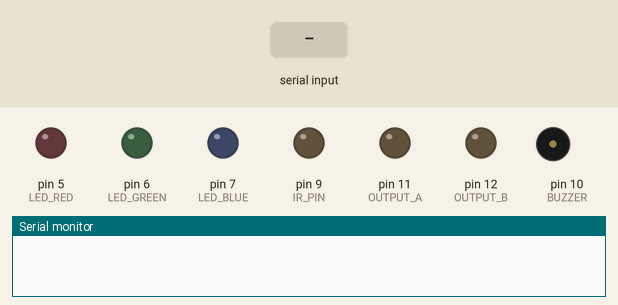
Recording of a sketch running on a simulated Arduino Uno, built with avr-gcc and run on an emulated ATmega328P. On the bench: output pins drawn as LEDs (lit = HIGH), buzzer (waves = sounding), the last lines printed to the serial monitor. Wiring (inferred from the names in the program): MPU-6050 motion sensor at I2C address 0x68. Dashed ring = blinking. The inputs (shaded band) are chosen by the test bench.

Above: at 1.2 s.
1.3 s: "t\n" received over Serial
At 1.42 s:
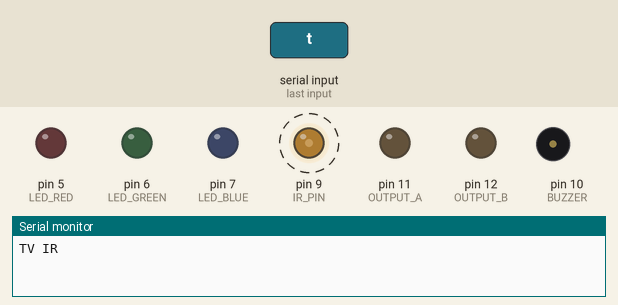
4.3 s: byte 98 ('b') received over Serial
At 6.3 s:
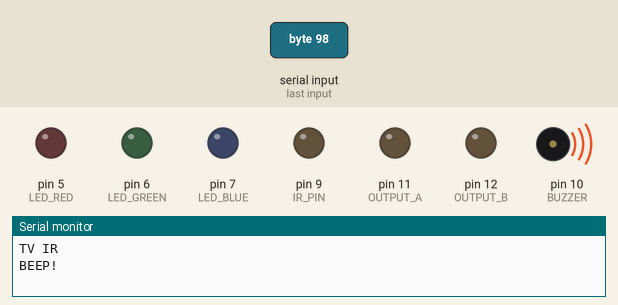
Timing chart, 0 to 8.1 s (numbered marks = the images above; inputs shaded):
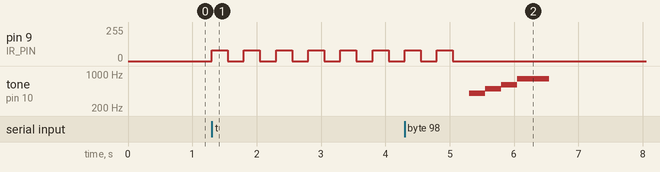

The sketch:

SensActTesting.ino
```cpp
/*
 * Test Code for Sensact board V3
 *
 * Update: For V4.1 Hardware.
 *
 * Commands can be sent via the serial link to drive Sensact functions.
 *
 * 'i' + 0 to 15.  Sets power to the input jacks according to bit values.
 * 'o' + 0 to 3.   Turns on the output ports according to bit values.
 * 'l' + 0 to 7.   Sets the value of LED outputs.
 * 'b'             Sounds the buzzer.
 * 'r'             Reads the value of all input pins..
 * 'r' 1 to 6      Reads the value of a particular input pin.
 */

#include "Gyro.h"

#define INPUT_1   A0
#define INPUT_2   A1
#define INPUT_3   A2
#define INPUT_4   A3
#define INPUT_5   A4
#define INPUT_6   A5

#define OUTPUT_A 11
#define OUTPUT_B 12
#define IR_PIN 9

#define LED_RED   5
#define LED_GREEN 6
#define LED_BLUE  7

#define BUZZER  10

GyroSensor gyro;

void setup() {
  pinMode(LED_RED, OUTPUT);
  pinMode(LED_BLUE, OUTPUT);
  pinMode(LED_GREEN, OUTPUT);

  pinMode(INPUT_1, INPUT);
  pinMode(INPUT_2, INPUT);
  pinMode(INPUT_3, INPUT);
  pinMode(INPUT_4, INPUT);
  pinMode(INPUT_5, INPUT);
  pinMode(INPUT_6, INPUT);

  pinMode(IR_PIN, OUTPUT);
  pinMode(OUTPUT_A, OUTPUT);
  pinMode(OUTPUT_B, OUTPUT);

  Serial.begin(9600);
  while(!Serial);
}

int readVal = 0;
long lastReadTime;
#define READ_INTERVAL_MS 1000

void loop() {
  int cmd;
  int val;

  if (readVal && ((millis() - lastReadTime) > READ_INTERVAL_MS) ) {
    doRead(readVal);
    lastReadTime = millis();
  }
  if (Serial.available()) {
    cmd =  getNextToken();
    if (cmd == -1) { // Nothing but white space.
      return;
    }
    readVal = 0;
    switch(cmd) {
      case 'o':
        val = getNextToken();
        if (val == 'a') {
          doOutput(OUTPUT_A);
          Serial.println("Output A on" );
        } else if (val == 'b') {
          doOutput(OUTPUT_B);
          Serial.println("Output B on" );
        } else if (val == '0') {
          doOutput(0);
          Serial.println("Outputs off" );
        } else {
          Serial.println("Bad output option.");
        }
        break;

      case 'l':
        val = getNextToken();
        if (val == 'r') {
          setLED(LED_RED);
          Serial.println("LED Red" );
        } else if (val == 'g') {
          setLED(LED_GREEN);
          Serial.println("LED Green" );
        } else if (val == 'b') {
          setLED(LED_BLUE);
          Serial.println("LED Blue" );
        } else if (val == '0') {
          setLED(0);
          Serial.println("LED off");
        } else {
          Serial.println("Bad LED value.");
        }
        break;

      case 'b':
        Serial.println("BEEP!");
        doBeep();
        break;

      case 'r':
        val = getNextToken();
        val = val - '0';
        if (val == 0) {
          Serial.println("Read All.");
          doRead(0);
        } else if (val >= 1 && val <= 6) {
          Serial.print("Read " ); Serial.println(val);
          doRead(val);
          readVal = val;
          lastReadTime = millis();
        } else {
          Serial.println("Bad read value.");
        }
        break;

      case 'g':
        gyro.init();
        delay(10);
        gyro.readValues();
        break;

      case 't':
      Serial.println("TV IR");
        for(int i=0; i<8; i++) {
          analogWrite(IR_PIN, 80);  // ~30% duty cycle
          delay(250);
          digitalWrite(IR_PIN, 0);
          delay(250);
        }
        break;

      case 'h':
        Serial.println("Help");
        doHelp();
        break;

      default:
        Serial.println("Huh?");
        break;
    }

  }

}

int getNextToken() {
  int val;
  val = Serial.read();
  // Ignore white space
  while(val == ' ' || val == '\r' || val == '\n' || val == '\t') {
    val = Serial.read();
  }
  return val;
}

void doBeep() {
  tone( BUZZER, 400, 250);
  delay(250);
  tone( BUZZER, 500, 250);
  delay(250);
  tone( BUZZER, 600, 250);
  delay(250);
  tone( BUZZER, 800, 500);
}

void setLED(int color) {
  digitalWrite(LED_RED, LOW);
  digitalWrite(LED_GREEN, LOW);
  digitalWrite(LED_BLUE, LOW);
  if (color != 0) {
    digitalWrite(color, HIGH);
  }
}

void doOutput(int val) {
  digitalWrite(OUTPUT_A, LOW);
  digitalWrite(OUTPUT_B, LOW);
  digitalWrite(val, HIGH);
}

void doRead(int val) {
  if (val == 0) {
    Serial.print("Input 1 = "); Serial.println( analogRead(INPUT_1) );
    Serial.print("Input 2 = "); Serial.println( analogRead(INPUT_2) );
    Serial.print("Input 3 = "); Serial.println( analogRead(INPUT_3) );
    Serial.print("Input 4 = "); Serial.println( analogRead(INPUT_4) );
    Serial.print("Input 5 = "); Serial.println( analogRead(INPUT_5) );
    Serial.print("Input 6 = "); Serial.println( analogRead(INPUT_6) );
  } else {
    switch(val) {
      case 1:
        Serial.print("Input 1 = "); Serial.println( analogRead(INPUT_1) );
        break;
      case 2:
        Serial.print("Input 2 = "); Serial.println( analogRead(INPUT_2) );
        break;
      case 3:
        Serial.print("Input 3 = "); Serial.println( analogRead(INPUT_3) );
        break;
      case 4:
        Serial.print("Input 4 = "); Serial.println( analogRead(INPUT_4) );
        break;
      case 5:
        Serial.print("Input 5 = "); Serial.println( analogRead(INPUT_5) );
        break;
      case 6:
        Serial.print("Input 6 = "); Serial.println( analogRead(INPUT_6) );
        break;
    }
  }
}

void doHelp() {
  Serial.println(" 'o' + 'a' or 'b. Turns on an output port.");
  Serial.println(" 'o0' (o + zero) Turns all outputs off.");
  Serial.println(" 'l' + 'r', 'g' or 'b'.   Sets the color of the LED.");
  Serial.println(" 'l0'            Turns the LED off.");
  Serial.println(" 'b'             Sounds the buzzer.");
  Serial.println(" 'r'             Reads the value of all input pins.");
  Serial.println(" 'r' 1 to 6      Reads the value of a particular input port ");
  Serial.println("                 repeating until another command is entered.");
  Serial.println("                 (1 = I1A, 2 = I1B, 3 = I2A ... 6 = I3B)");
  Serial.println(" 'g'             Reads I2C Gyroscope.");
  Serial.println(" 't'             Runs the TV IR.  On/Off cycling every 1/4 second for two seconds.");
  Serial.println("                 Watch with a cell phone camera or with a multi-tester.");
}
```

Gyro.cpp
```cpp
#include <Arduino.h>
#include "Gyro.h"

const int MPU_addr=0x68;  // I2C address of the MPU-6050

void GyroSensor::init() {
  Wire.begin();
  Wire.beginTransmission(MPU_addr);
  Wire.write(0x6B);  // PWR_MGMT_1 register
  Wire.write(0);     // set to zero (wakes up the MPU-6050)
  Wire.endTransmission(true);
}

void GyroSensor::readValues() {

    Wire.beginTransmission(MPU_addr);
    Wire.write(0x3B);  // starting with register 0x3B (ACCEL_XOUT_H)
    Wire.endTransmission(false);
    Wire.requestFrom(MPU_addr,14,true);  // request a total of 14 registers
    int AcX=Wire.read()<<8|Wire.read();  // 0x3B (ACCEL_XOUT_H) & 0x3C (ACCEL_XOUT_L)
    int AcY=Wire.read()<<8|Wire.read();  // 0x3D (ACCEL_YOUT_H) & 0x3E (ACCEL_YOUT_L)
    int AcZ=Wire.read()<<8|Wire.read();  // 0x3F (ACCEL_ZOUT_H) & 0x40 (ACCEL_ZOUT_L)
    int Tmp=Wire.read()<<8|Wire.read();  // 0x41 (TEMP_OUT_H) & 0x42 (TEMP_OUT_L)
    int GyX=Wire.read()<<8|Wire.read();  // 0x43 (GYRO_XOUT_H) & 0x44 (GYRO_XOUT_L)
    int GyY=Wire.read()<<8|Wire.read();  // 0x45 (GYRO_YOUT_H) & 0x46 (GYRO_YOUT_L)
    int GyZ=Wire.read()<<8|Wire.read();  // 0x47 (GYRO_ZOUT_H) & 0x48 (GYRO_ZOUT_L)

    Serial.print("Accel X = "); Serial.println(AcX);
    Serial.print("Accel Y = "); Serial.println(AcY);
    Serial.print("Accel Z = "); Serial.println(AcZ);
    Serial.print("Gyro  X = "); Serial.println(GyX);
    Serial.print("Gyro  Y = "); Serial.println(GyY);
    Serial.print("Gyro  Z = "); Serial.println(GyZ);
}
```

Gyro.h
```cpp
#include "Wire.h"

class GyroSensor {
  public:
    void init();
    void readValues();
};
```

Measured:
- after the input at 1.3 s, pin 9 (IR_PIN): alternates 80/255 for 0.25 s and 0/255 for 0.25 s, starting at once
- after the input at 4.3 s, tone on pin 10 (BUZZER): plays 400 Hz for 0.25 s, 500 Hz for 0.25 s, 600 Hz for 0.25 s, 800 Hz for 0.50 s, starting after 1.0 s
